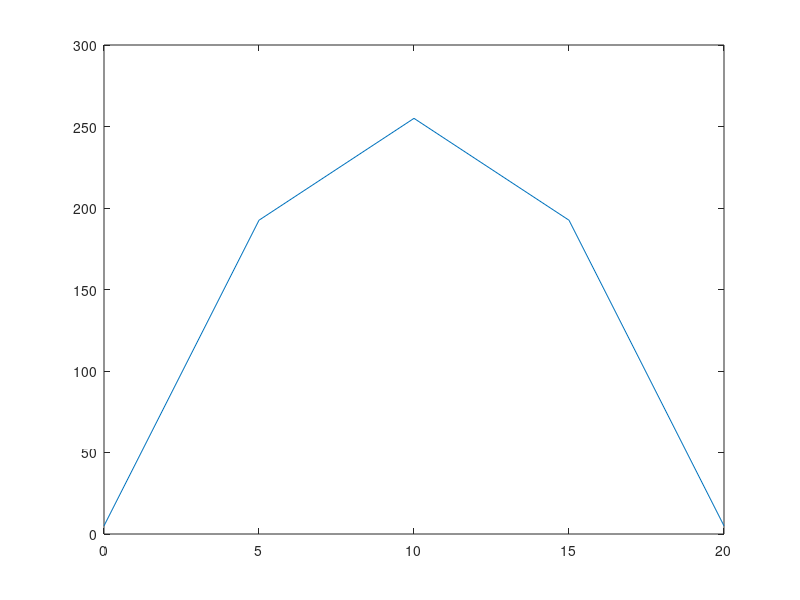

This figure's MATLAB source:
clear all
close all
clc

length = input("Enter length of rod: ");
l = input("Enter number of points: ");
val = length/(l-1);
A = zeros(l,l);
for i = 1:l
    for j = 1:l
        if ((i==1)&&(j==1))||((i==l)&&(j==l))
            A(i,j)=1;
        else
            if(i==j)
                A(i,j)=-2;
            elseif((j==i-1)||(j==i+1))&&((i~=1)&&(i~=l))
                A(i,j)=1;
            end

        end
    end
end
delx = zeros(l-1,1);

choice1 = input("Enter 1 for uniform grid size, 2 for non uniform grid size: ");
if choice1 == 1
   for i = 1:l-1
     delx(i) = val;
   end
else 
   for i = 1:l-1
    delx(i) = input("Enter interval values: ");
   end
end

qdot_k = input("Enter source magnitude by K value: ");
%disp(delx);
lenarr = zeros(l,1);
sum1 = 0;
for i = 1:(l-1)
    lenarr(i) = sum1;
    sum1 = sum1 + delx(i);
end
lenarr(l) = sum1;
%disp(lenarr);
R = zeros(l,1);

temp_A = input("Enter temp of leftend: ");
temp_B = input("Enter temp of rightend: ");
R(1) = temp_A;
R(l) = temp_B;
for i=2:(l-1)
    R(i) = -qdot_k*(delx(i-1))^2;
end
%disp(R);
Temp = A\R;
%disp(Temp);

figure(1)
plot(lenarr,Temp);